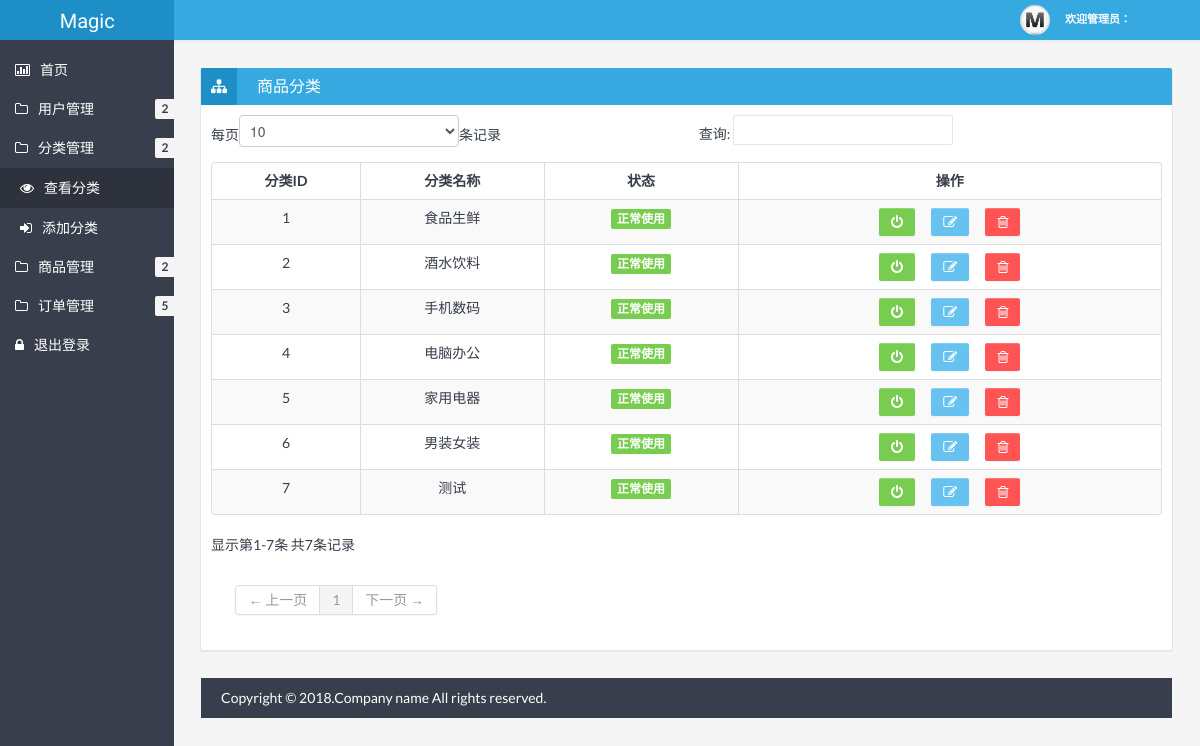
Page /admin/showCategory.php on the committed database.
### tables this page shows
CREATE TABLE IF NOT EXISTS `category` (
  `cid` int(11) NOT NULL COMMENT '分类id',
  `cname` varchar(20) NOT NULL COMMENT '分类名称',
  `state` tinyint(1) NOT NULL COMMENT '分类状态'
);

### admin/showCategory.php (the view, shortened to what this page needs)
<?php
    $sql = 'select * from category';
    $res = mysql_query($sql);
 ?>
<!DOCTYPE html>
<html lang="en">
<head>
	<link href="css/bootstrap.min.css" rel="stylesheet" />
	<link href="css/bootstrap-responsive.min.css" rel="stylesheet" />
	<link href="css/style.min.css" rel="stylesheet" />
	<link href="css/style-responsive.min.css" rel="stylesheet" />
	<link href="css/retina.css" rel="stylesheet" />
<meta http-equiv="Content-Type" content="text/html; charset=utf-8" /></head>
<body>
		<?php include "header.php" ?>
		<div class="container-fluid-full">
		<div class="row-fluid">
			<?php include "banner.php" ?>
			<div id="content" class="span10">
			<div class="row-fluid">
				<div class="box span12">
					<div class="box-header" data-original-title="">
						<h2><i class="icon-sitemap"></i><span class="break"></span>商品分类</h2>
					</div>
					<div class="box-content">
						<table class="table table-striped table-bordered bootstrap-datatable datatable">
						  <thead>
							  <tr>
							  	  <th style="text-align:center;">分类ID</th>
								  <th style="text-align:center;">分类名称</th>
								  <th style="text-align:center;">状态</th>
								  <th style="text-align:center;">操作</th>
							  </tr>
						  </thead>
						  <tbody>
						  <?php
						  while ($row = mysql_fetch_assoc($res) ){
						  	if($row['state']==0){
						  		$tip="label-important";
						  		$state="已禁用";
						  	}else{
						  		$tip="label-success";
						  		$state="正常使用";
						  	}
						  	echo '
							<tr>
								<td style="text-align:center;" class="center">'.$row['cid'].'</td>
								<td style="text-align:center;" class="center">'.$row['cname'].'</td>
								<td style="text-align:center;" class="center">
									<span class="label '.$tip.'">'.$state.'</span>
								</td>
								<td style="text-align:center;" class="center">
									<a class="btn btn-success" href="showCategory.php?method=changeState&state='.$row['state'].'&cid='.$row['cid'].'">
										<i class="icon-off "></i>
									</a>&nbsp;&nbsp;&nbsp;&nbsp;&nbsp;
									<a class="btn btn-info" href="editCategory.php?cid='.$row['cid'].'">
										<i class="icon-edit "></i>
									</a>&nbsp;&nbsp;&nbsp;&nbsp;&nbsp;
									<a class="btn btn-danger" href="showCategory.php?method=del&cid='.$row['cid'].'">
										<i class="icon-trash "></i>
									</a>
								</td>
							</tr>
							';
						}?>
						  </tbody>
					  </table>
					</div>
				</div>
			</div>
		<?php include "footer.php" ?>
	</div>
</body>
</html>

### admin/css/halflings.css (style rules this page uses)
html, html .halflings { -webkit-font-smoothing: antialiased !important; }

### rows in the picture
category: cid "2", cname "酒水饮料", state "正常使用"
category: cid "3", cname "手机数码", state "正常使用"
category: cid "4", cname "电脑办公", state "正常使用"
category: cid "5", cname "家用电器", state "正常使用"
category: cid "6", cname "男装女装", state "正常使用"
category: cid "1", cname "食品生鲜", state "正常使用"
category: cid "7", cname "测试", state "正常使用"
